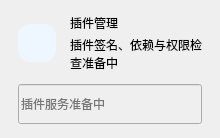
<widget class="QWidget" name="pluginsPage"><layout class="QVBoxLayout" name="pluginsPageLayout">
<property name="spacing"><number>12</number></property>
<property name="leftMargin"><number>0</number></property>
<property name="topMargin"><number>0</number></property>
<property name="rightMargin"><number>0</number></property>
<property name="bottomMargin"><number>0</number></property>
<item><widget class="QFrame" name="pluginsMainCard">
<property name="objectName"><string>heroCard</string></property>
<property name="frameShape"><enum>QFrame::Shape::NoFrame</enum></property>
<layout class="QVBoxLayout" name="pluginsMainLayout">
<property name="spacing"><number>8</number></property>
<property name="leftMargin"><number>18</number></property>
<property name="topMargin"><number>14</number></property>
<property name="rightMargin"><number>18</number></property>
<property name="bottomMargin"><number>14</number></property>
<item><layout class="QHBoxLayout" name="pluginsHeadLayout">
<property name="spacing"><number>14</number></property>
<property name="leftMargin"><number>0</number></property>
<property name="topMargin"><number>0</number></property>
<property name="rightMargin"><number>0</number></property>
<property name="bottomMargin"><number>0</number></property>
<item><widget class="QLabel" name="pluginsIcon">
<property name="minimumSize"><size><width>38</width><height>38</height></size></property>
<property name="maximumSize"><size><width>38</width><height>38</height></size></property>
<property name="styleSheet"><string notr="true">background:#EEF6FF;border-radius:12px;</string></property>
<property name="text"><string></string></property>
<property name="pixmap"><pixmap resource="resources.qrc">:/icons/plugins.svg</pixmap></property>
<property name="scaledContents"><bool>false</bool></property>
<property name="alignment"><set>Qt::AlignmentFlag::AlignCenter</set></property>
</widget></item><item><layout class="QVBoxLayout" name="pluginsTextLayout">
<property name="spacing"><number>4</number></property>
<property name="leftMargin"><number>0</number></property>
<property name="topMargin"><number>0</number></property>
<property name="rightMargin"><number>0</number></property>
<property name="bottomMargin"><number>0</number></property>
<item><widget class="QLabel" name="pluginsTitle">
<property name="objectName"><string>heroTitle</string></property>
<property name="text"><string>插件管理</string></property>
<property name="visible"><bool>false</bool></property>
<property name="wordWrap"><bool>true</bool></property>

</widget></item><item><widget class="QLabel" name="pluginsSub">
<property name="objectName"><string>subText</string></property>
<property name="text"><string>插件签名、依赖与权限检查准备中</string></property>
<property name="wordWrap"><bool>true</bool></property>

</widget></item>
</layout></item>
</layout></item><item><spacer name="pluginsSpacer">
<property name="orientation"><enum>Qt::Orientation::Vertical</enum></property>
<property name="sizeType"><enum>QSizePolicy::Policy::Fixed</enum></property>
<property name="sizeHint" stdset="0"><size><width>20</width><height>4</height></size></property>
</spacer></item><item><widget class="QLineEdit" name="pluginsInput">
<property name="minimumSize"><size><width>0</width><height>40</height></size></property>
<property name="enabled"><bool>false</bool></property>

<property name="placeholderText"><string>插件服务准备中</string></property>
</widget></item><item><spacer name="pluginsFill">
<property name="orientation"><enum>Qt::Orientation::Vertical</enum></property>
<property name="sizeType"><enum>QSizePolicy::Policy::Fixed</enum></property>
<property name="sizeHint" stdset="0"><size><width>20</width><height>0</height></size></property>
</spacer></item>
</layout>
</widget></item>
</layout></widget>
